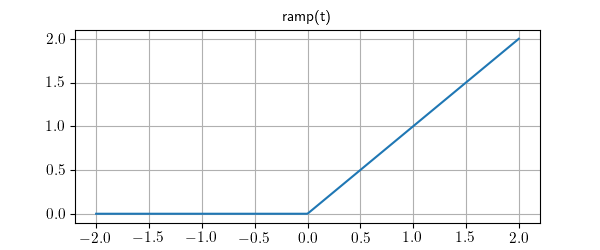

Source code (Python):
from matplotlib.pyplot import savefig, style
from lcapy import *

style.use('function.mplstyle')
ramp(t).plot((-2, 2), title='ramp(t)')
savefig(__file__.replace('.py', '.png'))
